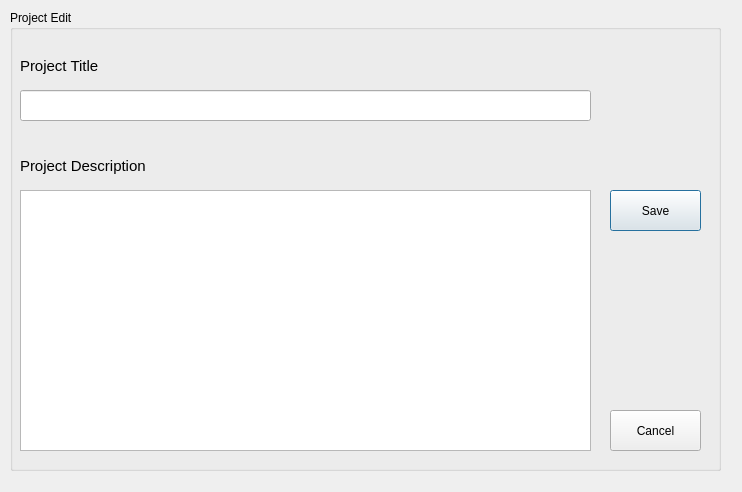
<?xml version="1.0" encoding="UTF-8"?>
<ui version="4.0">
 <class>ProjectEditWindow</class>
 <widget class="QDialog" name="ProjectEditWindow">
  <property name="geometry">
   <rect>
    <x>0</x>
    <y>0</y>
    <width>742</width>
    <height>492</height>
   </rect>
  </property>
  <property name="windowTitle">
   <string>Dialog</string>
  </property>
  <widget class="QGroupBox" name="proj_edit_group_box">
   <property name="geometry">
    <rect>
     <x>10</x>
     <y>10</y>
     <width>711</width>
     <height>461</height>
    </rect>
   </property>
   <property name="title">
    <string>Project Edit</string>
   </property>
   <widget class="QLineEdit" name="proj_edit_title_line_label">
    <property name="geometry">
     <rect>
      <x>10</x>
      <y>80</y>
      <width>571</width>
      <height>31</height>
     </rect>
    </property>
   </widget>
   <widget class="QLabel" name="proj_edit_title_label">
    <property name="geometry">
     <rect>
      <x>10</x>
      <y>40</y>
      <width>261</width>
      <height>31</height>
     </rect>
    </property>
    <property name="font">
     <font>
      <pointsize>11</pointsize>
     </font>
    </property>
    <property name="text">
     <string>Project Title</string>
    </property>
   </widget>
   <widget class="QLabel" name="proj_edit_description_label">
    <property name="geometry">
     <rect>
      <x>10</x>
      <y>140</y>
      <width>261</width>
      <height>31</height>
     </rect>
    </property>
    <property name="font">
     <font>
      <pointsize>11</pointsize>
     </font>
    </property>
    <property name="text">
     <string>Project Description</string>
    </property>
   </widget>
   <widget class="QTextEdit" name="proj_edit_description_text_edit">
    <property name="geometry">
     <rect>
      <x>10</x>
      <y>180</y>
      <width>571</width>
      <height>261</height>
     </rect>
    </property>
   </widget>
   <widget class="QPushButton" name="proj_edit_save_push_button">
    <property name="geometry">
     <rect>
      <x>600</x>
      <y>180</y>
      <width>91</width>
      <height>41</height>
     </rect>
    </property>
    <property name="text">
     <string>Save</string>
    </property>
   </widget>
   <widget class="QPushButton" name="proj_edit_cancel_push_button">
    <property name="geometry">
     <rect>
      <x>600</x>
      <y>400</y>
      <width>91</width>
      <height>41</height>
     </rect>
    </property>
    <property name="text">
     <string>Cancel</string>
    </property>
   </widget>
  </widget>
 </widget>
 <resources/>
 <connections/>
</ui>
